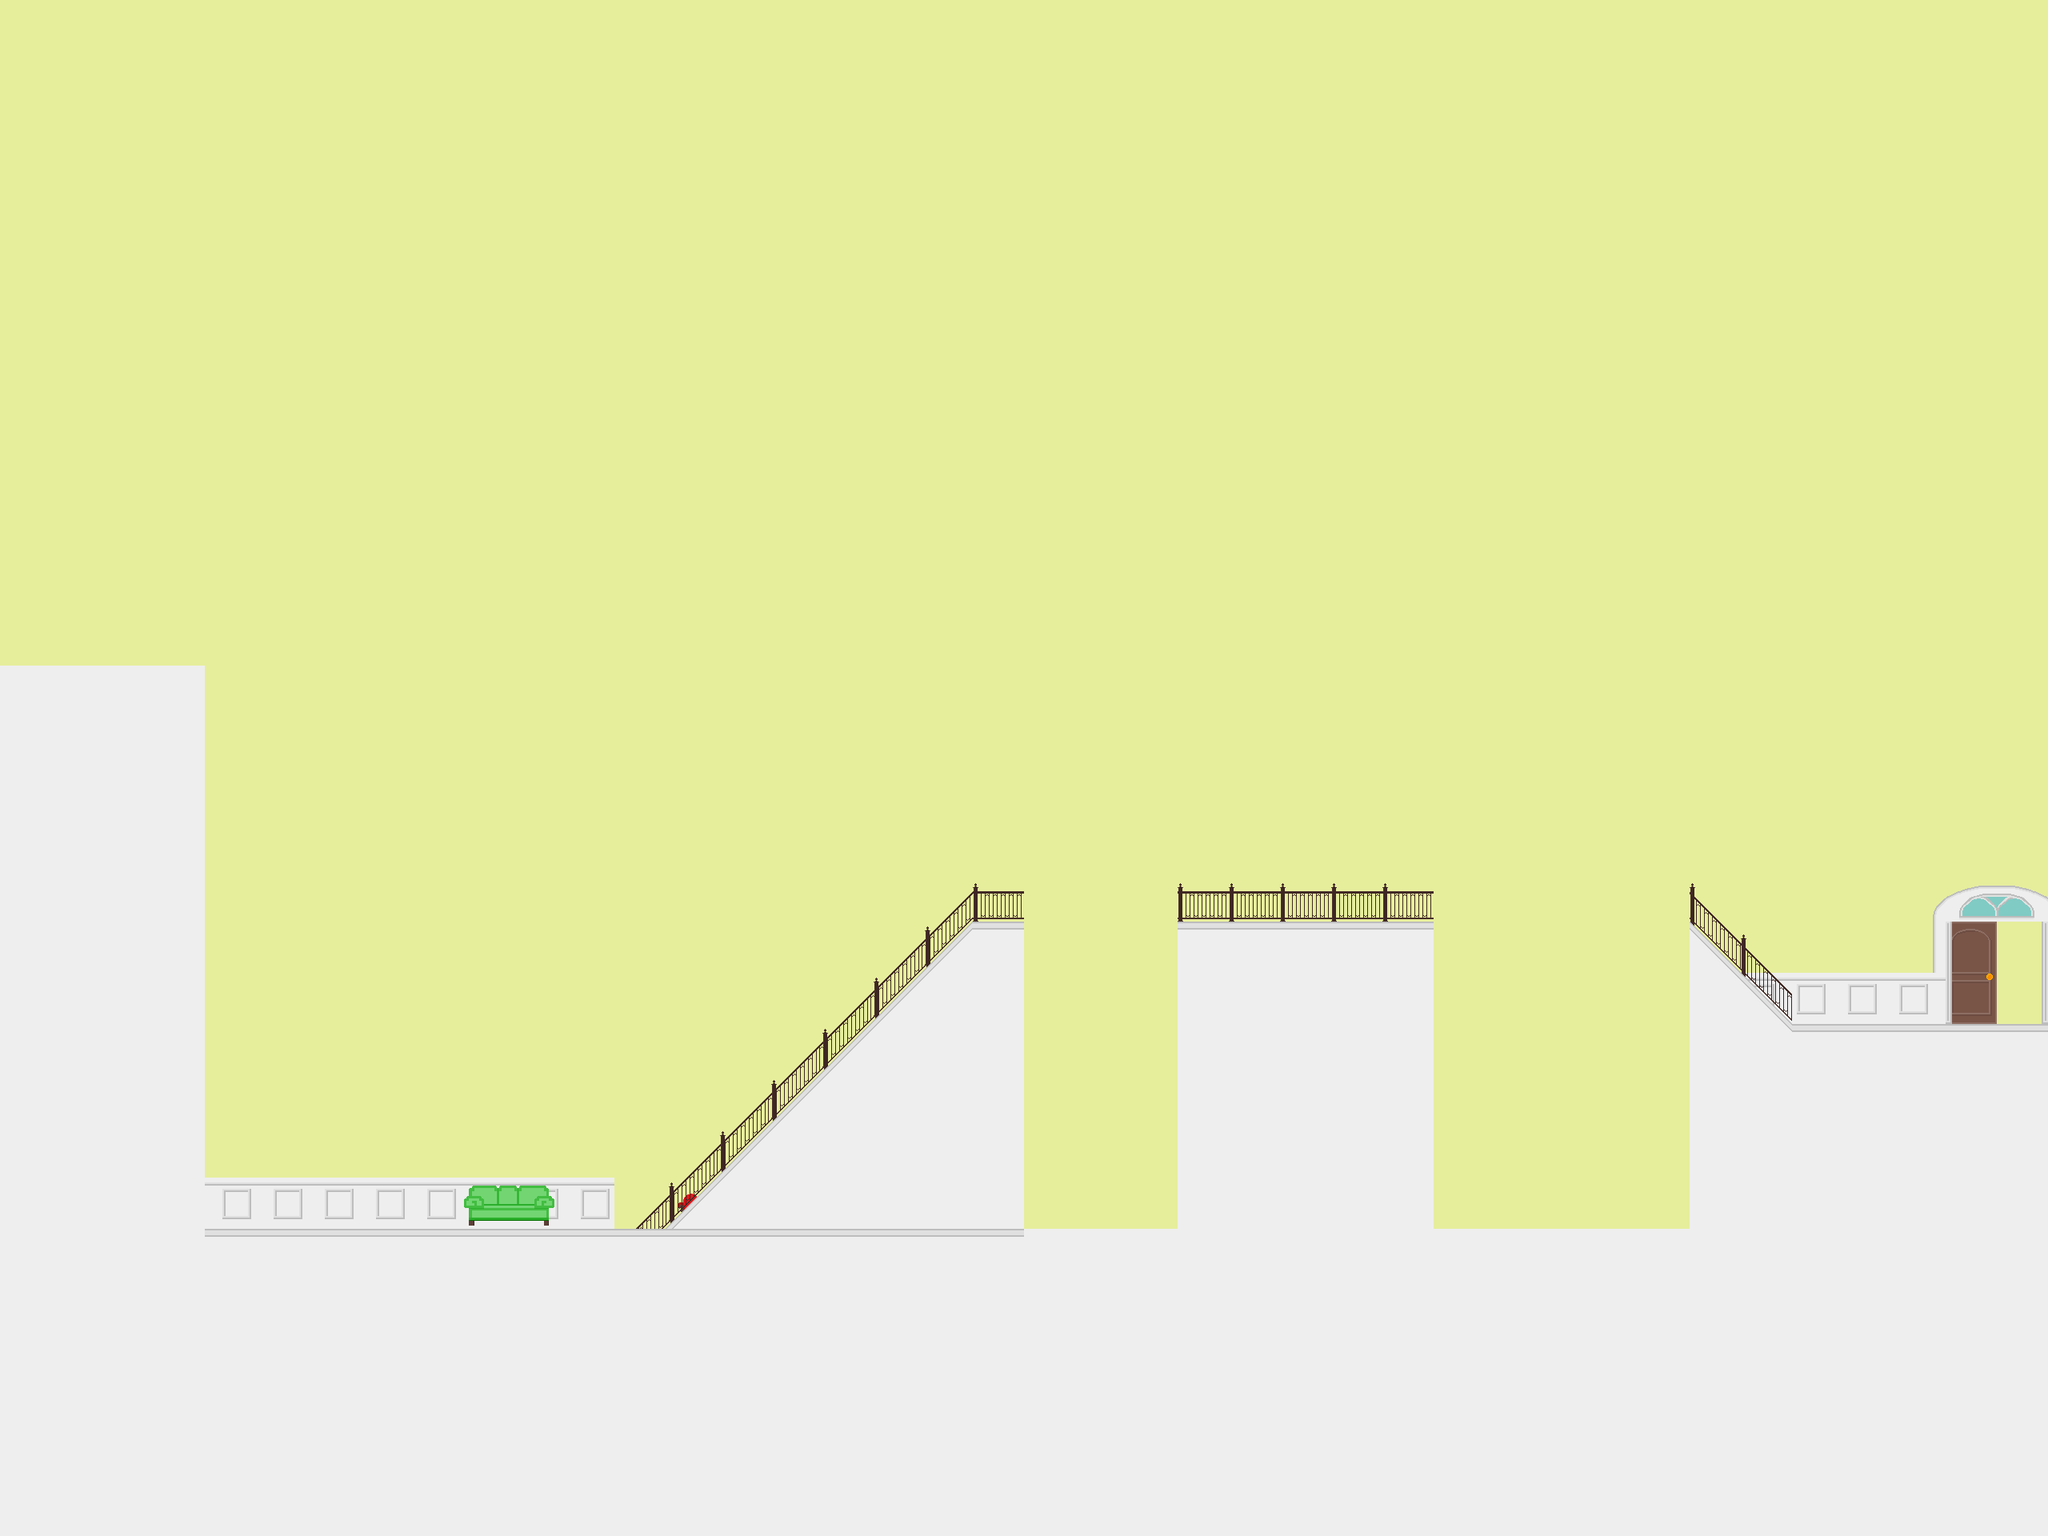

A 2D game scene composited from a Tiled map and its tileset images. What follows is a short description and the map's XML, with each tile layer's data collapsed to a summary:
An orthogonal 40x30 tile map with 64x64 px tiles, 4 tile layers (bg, bot, mid, foreground), 2 tilesets and 7 objects (3x death, right, left, trolley).

<map version="1.0" orientation="orthogonal" renderorder="right-down" width="40" height="30" tilewidth="64" tileheight="64" nextobjectid="82">
 <tileset firstgid="1" name="testtiles" tilewidth="64" tileheight="64" tilecount="100">
  <image source="../graphics/testtiles.png" width="640" height="640" />
 </tileset>
 <tileset firstgid="101" name="testtiles2" tilewidth="64" tileheight="64" tilecount="100">
  <image source="../graphics/testtiles2.png" width="640" height="640" />
 </tileset>
 <layer name="bg" width="40" height="30">
  <data>[1200 cells, 1200 non-empty, 1 distinct tile ids]</data>
 </layer>
 <layer name="bot" width="40" height="30">
  <data>[1200 cells, 389 non-empty, 15 distinct tile ids]</data>
 </layer>
 <layer name="mid" width="40" height="30">
  <data>[1200 cells, 68 non-empty, 12 distinct tile ids]</data>
 </layer>
 <layer name="foreground" width="40" height="30">
  <data>[1200 cells, 29 non-empty, 6 distinct tile ids]</data>
 </layer>
 <objectgroup name="col">
  <object id="73" x="64" y="832">
   <polyline points="0,0 192,0 192,704 768,704 1152,320 1216,320 1216,704 1408,704 1408,320 1728,320 1728,704 2048,704 2048,320 2176,448 2496,448" />
  </object>
 </objectgroup>
 <objectgroup name="doors">
  <object id="64" name="right" gid="60" x="2496" y="1216" width="64" height="64" />
  <object id="77" name="left" x="256" y="1472" width="50" height="33">
   <ellipse />
  </object>
 </objectgroup>
 <objectgroup name="objects">
  <object id="62" name="death" type="death" x="1664" y="1536" visible="0">
   <polyline points="0,0 192,0" />
  </object>
  <object id="76" type="trolley" gid="41" x="1600" y="1088" width="64" height="64" />
  <object id="79" type="death" x="1280" y="1472">
   <polyline points="0,0 192,0" />
  </object>
  <object id="81" type="death" x="1792" y="1472">
   <polyline points="0,0 320,0" />
  </object>
 </objectgroup>
 <objectgroup name="enemies" visible="0" />
 <objectgroup name="temp" visible="0" />
</map>
